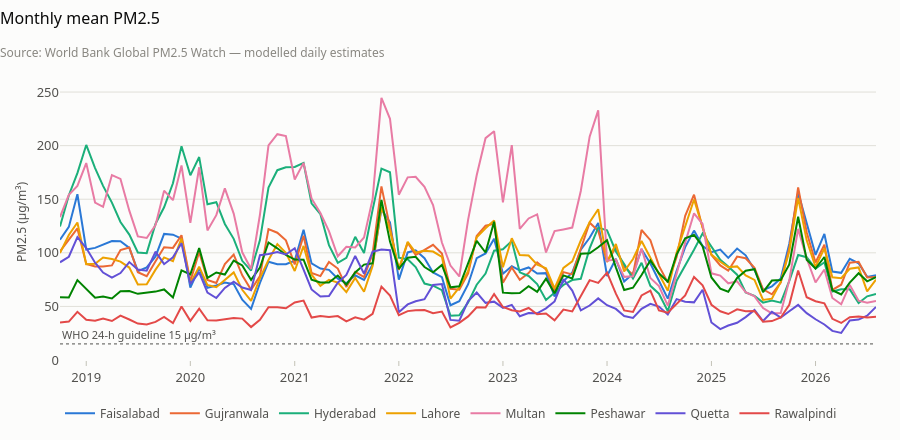

Source (notebook cell):
### Code cell
m = trends.monthly_series(d, group_cols=('city_label',))
charts.multi_city_lines(m, 'period', 'mean', title='Monthly mean PM2.5')
